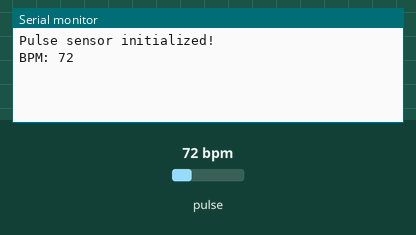
Simulated run of this sketch. Board: ESP32. On the bench: the last lines printed to the serial monitor. Inputs (shaded band) come from the test bench; at power-on: pulse 72 bpm.

Above: at 1.2 s.
1.3 s: pulse set to 42 bpm
At 2.7 s:
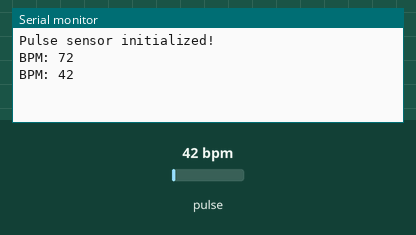
2.8 s: pulse set to 70 bpm
At 3.8 s:
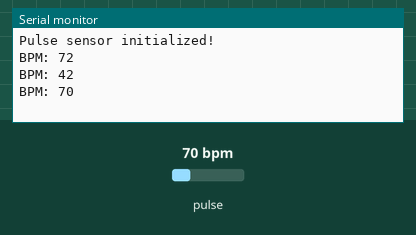
Timing chart, 0 to 5.8 s (numbered marks = the images above; inputs shaded):
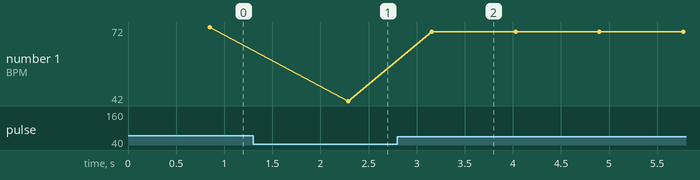

The sketch:

esp32_pulse.ino
```cpp
#include <PulseSensorPlayground.h>

#define PULSE_SENSOR_PIN 34  // Analog pin connected to pulse sensor
#define THRESHOLD 550        // Adjust based on your sensor reading

PulseSensorPlayground pulseSensor;  // Create PulseSensor object

void setup() {
  Serial.begin(115200);

  // Configure the pulse sensor
  pulseSensor.analogInput(PULSE_SENSOR_PIN);
  pulseSensor.setThreshold(THRESHOLD);

  if (pulseSensor.begin()) {
    Serial.println("Pulse sensor initialized!");
  } else {
    Serial.println("Failed to initialize pulse sensor.");
  }
}

void loop() {
  int myBPM = pulseSensor.getBeatsPerMinute();  // Get BPM value

  if (pulseSensor.sawStartOfBeat()) {  // If a new beat is detected
    Serial.print("BPM: ");
    Serial.println(myBPM);
  }

  delay(20); // Small delay to stabilize readings
}
```

Measured:
- after the input at 1.3 s, the serial monitor: prints a new line after 0.99 s (image 1)
- after the input at 2.8 s, the serial monitor: prints a new line after 0.36 s (image 2)
- plotted number 1: 72 → 42 after the input at 1.3 s, 42 → 70 after the input at 2.8 s
